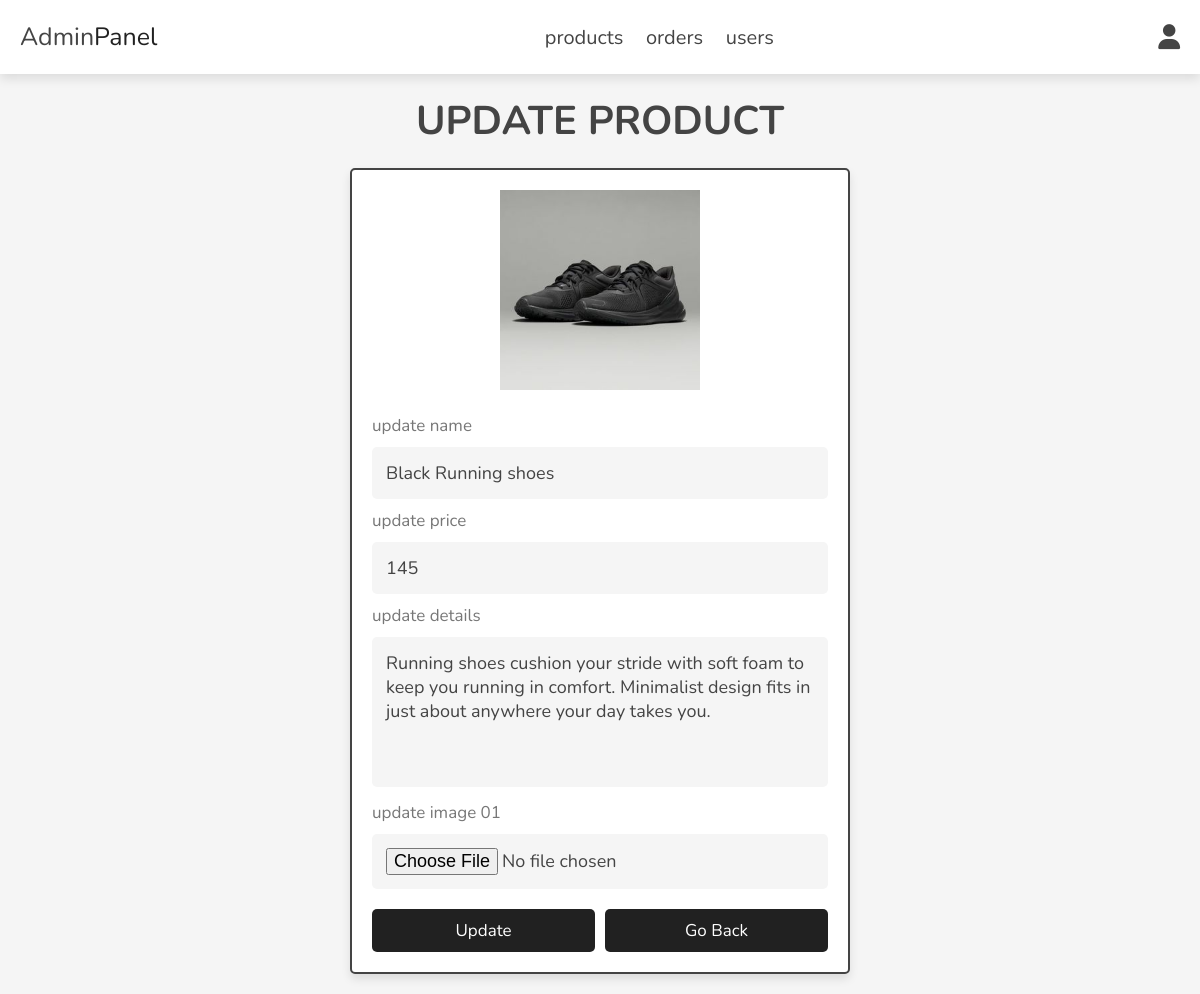
The page /admin/update_product1.php?update=4 (signed in) on the database its author committed.
### tables this page shows
CREATE TABLE `products` (
  `id` int(100) NOT NULL,
  `name` varchar(100) NOT NULL,
  `details` varchar(500) NOT NULL,
  `price` int(10) NOT NULL,
  `image_01` varchar(100) NOT NULL,
  `image_02` varchar(100) NOT NULL,
  `image_03` varchar(100) NOT NULL
);

### admin/update_product1.php (the view, shortened to what this page needs)
<?php
include '../components/connect.php';
?>
<!DOCTYPE html>
<html lang="en">
<head>
   <link rel="stylesheet" href="https://cdnjs.cloudflare.com/ajax/libs/font-awesome/6.1.1/css/all.min.css">
   <link rel="stylesheet" href="../css/admin_style.css">
</head>
<body>
<?php include '../components/admin_header.php'; ?>
<section class="update-product">
   <h1 class="heading">update product</h1>
   <?php
      $update_id = $_GET['update'];
      $select_products = $conn->prepare("SELECT * FROM `products` WHERE id = ?");
      $select_products->execute([$update_id]);
      if($select_products->rowCount() > 0){
         while($fetch_products = $select_products->fetch(PDO::FETCH_ASSOC)){
   ?>
   <form action="" method="post" enctype="multipart/form-data">
      <div class="image-container">
         <div class="main-image">
            <img src="../uploaded_img/<?= $fetch_products['image_01']; ?>" alt="">
         </div>
      </div>
      <span>update name</span>
      <input type="text" name="name" required class="box" maxlength="100" placeholder="enter product name" value="<?= $fetch_products['name']; ?>">
      <span>update price</span>
      <input type="number" name="price" required class="box" min="0" max="9999999999" placeholder="enter product price" onkeypress="if(this.value.length == 10) return false;" value="<?= $fetch_products['price']; ?>">
      <span>update details</span>
      <textarea name="details" class="box" required cols="30" rows="10"><?= $fetch_products['details']; ?></textarea>
      <span>update image 01</span>
      <input type="file" name="image_01" accept="image/jpg, image/jpeg, image/png, image/webp" class="box">
      <div class="flex-btn">
         <input type="submit" name="update" class="btn" value="update">
         <a href="products.php" class="option-btn">go back</a>
      </div>
   </form>
   <?php
         }
      }else{
         echo '<p class="empty">no product found!</p>';
      }
   ?>
</section>
</body>
</html>

### css/admin_style.css (style rules this page uses)
:root { --main-color:#000000de; --orange:#000000de; --red:#e74c3c; --black:#444; --white:#fff; --light-color:#777; --light-bg:#f5f5f5; --border:.2rem solid var(--black); --box-shadow:0 .5rem 1rem rgba(0,0,0,.1); }
* { font-family: 'Nunito', sans-serif; margin:0; padding:0; box-sizing: border-box; outline: none; border:none; text-decoration: none; }
html { font-size: 62.5%; overflow-x: hidden; }
body { background-color: var(--light-bg); }
section { padding:2rem; max-width: 1200px; margin:0 auto; }
.heading { font-size: 4rem; color:var(--black); margin-bottom: 2rem; text-align: center; text-transform: uppercase; }
.btn, .delete-btn, .option-btn { display: block; width: 100%; margin-top: 1rem; border-radius: .5rem; padding:1rem 3rem; font-size: 1.7rem; text-transform: capitalize; color:var(--white); cursor: pointer; text-align: center; }
.btn { background-color: var(--main-color); }
.option-btn { background-color: var(--orange); }
.flex-btn { display: flex; gap:1rem; }
.update-product form { background-color: var(--white); box-shadow: var(--box-shadow); border-radius: .5rem; border:var(--border); padding:2rem; max-width: 50rem; margin:0 auto; }
.update-product form .image-container { margin-bottom: 2rem; }
.update-product form .image-container .main-image img { height: 20rem; width: 100%; object-fit: contain; }
.update-product form .box { width: 100%; border-radius: .5rem; padding:1.4rem; font-size: 1.8rem; color:var(--black); background-color: var(--light-bg); margin:1rem 0; }
.update-product form span { font-size: 1.7rem; color:var(--light-color); }
.update-product form textarea { height: 15rem; resize: none; }

### rows shown on the page
products: image_01 (picture), name "Black Running shoes", price "145", details "Running shoes cushion your stride with soft foam to keep you running in comfort. Minimalist design fits in just about anywhere your day takes you."
